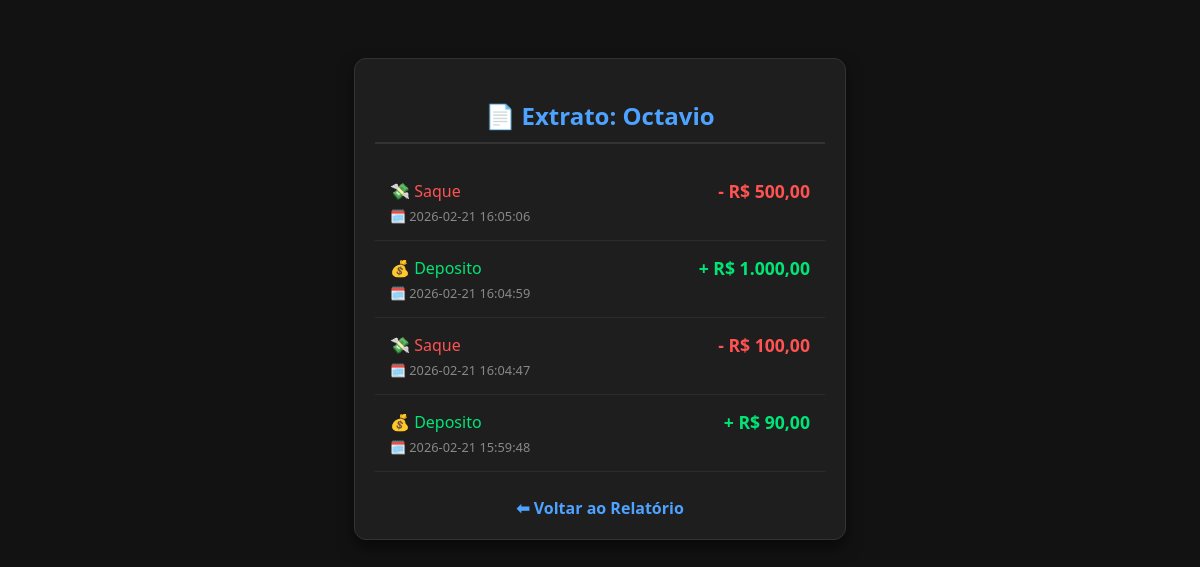
Screenshot of /extrato/Octavio with the database file from the repository.
### tables this page shows
CREATE TABLE clientes (
               id_cliente INTEGER PRIMARY KEY,
               nome TEXT NOT NULL
    );

CREATE TABLE historico (
	id_transacao INTEGER PRIMARY KEY AUTOINCREMENT,
	id_usuario INTEGER,
	tipo TEXT,
	valor REAL,
	data TIMESTAMP DEFAULT CURRENT_TIMESTAMP,
	FOREIGN KEY (id_usuario) REFERENCES usuarios(id_usuario)
);

### app.py (the view)
@app.route('/extrato/<nome>')
def extrato(nome):
    db = get_db()
    cliente = db.execute('SELECT id_cliente FROM clientes WHERE UPPER(nome) = UPPER(?)', (nome,)).fetchone()
    if cliente:
        transacoes = db.execute('SELECT tipo, valor, data FROM historico WHERE id_usuario = ? ORDER BY data DESC',
                                (cliente['id_cliente'],)).fetchall()
        db.close()
        return render_template('extrato.html', transacoes=transacoes, nome=nome)
    db.close()
    return "Cliente não encontrado", 404

### app.py (called while the page is built)
def get_db():
    caminho_db = os.path.join(os.path.dirname(__file__), 'banco_de_dados.db')
    db = sqlite3.connect(caminho_db)
    db.row_factory = sqlite3.Row
    return db

### templates/extrato.html (shortened to what this page needs)
<!DOCTYPE html>
<html lang="pt-br">
<head>
</head>
<body>
    <div class="card">
        <h2>📄 Extrato: {{ nome }}</h2>
        <ul>
            {% for mov in transacoes %}
            <li>
                <div class="linha-superior">
                    <span class="tipo {{ 'deposito' if mov['tipo'] == 'Deposito' else 'saque' }}">
                        {{ '💰' if mov['tipo'] == 'Deposito' else '💸' }} {{ mov['tipo'] }}
                    </span>
                    <span class="valor {{ 'deposito' if mov['tipo'] == 'Deposito' else 'saque' }}">
                        {{ '+' if mov['tipo'] == 'Deposito' else '-' }} R$ {{ "{:,.2f}".format(mov['valor']).replace('.', 'v').replace(',', '.').replace('v', ',') }}
                    </span>
                </div>
                <span class="data">🗓️ {{ mov['data'] }}</span>
            </li>
            {% endfor %}
        </ul>
        <a href="/" class="voltar">⬅ Voltar ao Relatório</a>
    </div>
</body>
</html>

### templates/extrato.html (style rules this page uses)
body { font-family: 'Segoe UI', sans-serif; background-color: #121212; color: #e0e0e0; display: flex; flex-direction: column; align-items: center; padding-top: 50px; }
.card { background: #1e1e1e; padding: 20px; border-radius: 12px; box-shadow: 0 8px 16px rgba(0,0,0,0.5); width: 450px; border: 1px solid #333; }
h2 { color: #4da3ff; border-bottom: 2px solid #333; padding-bottom: 10px; text-align: center; }
ul { list-style: none; padding: 0; }
li { padding: 15px; border-bottom: 1px solid #2c2c2c; display: flex; flex-direction: column; align-items: flex-start; }
.linha-superior { display: flex; justify-content: space-between; width: 100%; align-items: center; }
.valor { font-weight: bold; font-size: 1.1em; }
.deposito { color: #00e676; }
.saque { color: #ff5252; }
.data { color: #888; font-size: 0.8em; margin-top: 4px; }
.voltar { display: block; margin-top: 25px; text-decoration: none; color: #4da3ff; font-weight: bold; text-align: center; transition: 0.3s; }

### rows the page displays
clientes: nome "Octavio"
historico: tipo "💸", tipo "Saque", tipo "-", valor "500,00", data "2026-02-21 16:05:06"
historico: tipo "💰", tipo "Deposito", tipo "+", valor "1.000,00", data "2026-02-21 16:04:59"
historico: tipo "💸", tipo "Saque", tipo "-", valor "100,00", data "2026-02-21 16:04:47"
historico: tipo "💰", tipo "Deposito", tipo "+", valor "90,00", data "2026-02-21 15:59:48"
